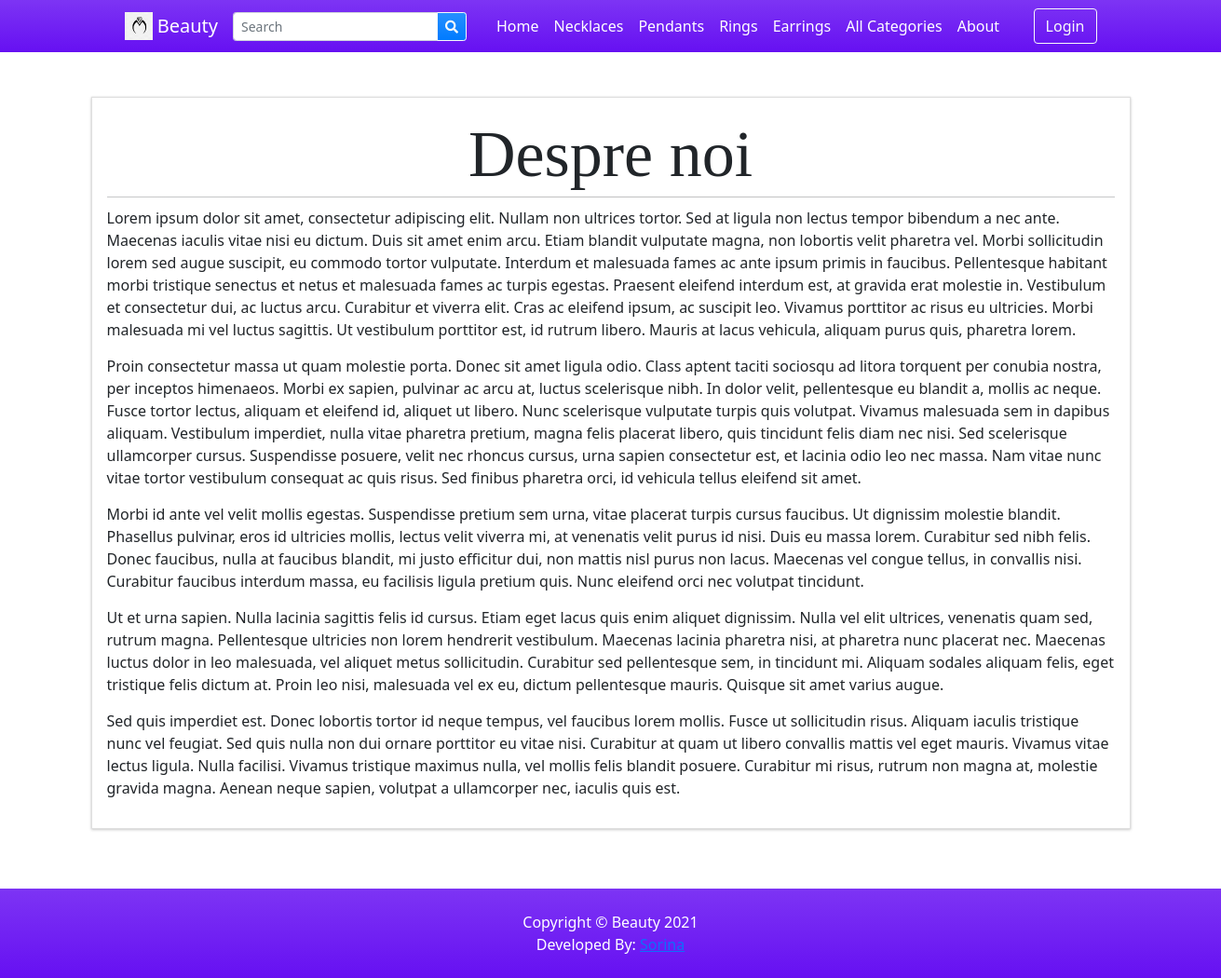
The page /?p=about on the database its author committed.
### tables this page shows
CREATE TABLE `categories` (
  `id` int(30) NOT NULL,
  `category` varchar(250) NOT NULL,
  `description` text DEFAULT NULL,
  `status` tinyint(1) NOT NULL DEFAULT 1,
  `delete_flag` tinyint(1) NOT NULL DEFAULT 0,
  `date_created` datetime NOT NULL DEFAULT current_timestamp()
);

### classes/DBConnection.php (called while the page is built, shortened)
<?php
class DBConnection{
    private $host = DB_SERVER;
    private $username = DB_USERNAME;
    private $password = DB_PASSWORD;
    private $database = DB_NAME;
    public $conn;
    public function __construct(){
        if (!isset($this->conn)) {
            $this->conn = new mysqli($this->host, $this->username, $this->password, $this->database);
        }
    }
}
?>

### classes/SystemSettings.php (called while the page is built, shortened)
<?php
class SystemSettings extends DBConnection{
	function userdata($field = ''){
		if(!empty($field)){
			if(isset($_SESSION['userdata'][$field]))
				return $_SESSION['userdata'][$field];
			else
				return null;
		}else{
			return false;
		}
	}
	function info($field=''){
		if(!empty($field)){
			if(isset($_SESSION['system_info'][$field]))
				return $_SESSION['system_info'][$field];
			else
				return false;
		}else{
			return false;
		}
	}
}
$_settings = new SystemSettings();
?>

### config.php (called while the page is built, shortened)
<?php
require_once('classes/DBConnection.php');
require_once('classes/SystemSettings.php');
function validate_image($file){
	if(!empty($file)){
        $ex = explode("?",$file);
        $file = $ex[0];
        $ts = isset($ex[1]) ? "?".$ex[1] : '';
		if(is_file(base_app.$file)){
			return base_url.$file.$ts;
		}else{
			return base_url.'dist/img/no-image-available.png';
		}
	}else{
		return base_url.'dist/img/no-image-available.png';
	}
}
?>

### inc/topBarNav.php (the view, shortened to what this page needs)
<nav class="navbar navbar-expand-lg navbar-dark bg-gradient-indigo">
            <div class="container px-4 px-lg-5 ">
                <a class="navbar-brand" href="./">
                <img src="<?php echo validate_image($_settings->info('logo')) ?>" width="30" height="30" class="d-inline-block align-top" alt="" loading="lazy">
                <?php echo $_settings->info('short_name') ?>
                </a>
                <form class="form-inline" id="search-form">
                  <div class="input-group">
                    <input class="form-control form-control-sm form " type="search" placeholder="Search" aria-label="Search" name="search"  value="<?php echo isset($_GET['search']) ? $_GET['search'] : "" ?>"  aria-describedby="button-addon2">
                    <div class="input-group-append">
                      <button class="btn btn-outline-light bg-gradient-blue btn-sm m-0" type="submit" id="button-addon2"><i class="fa fa-search"></i></button>
                    </div>
                  </div>
                </form>
                <div class="collapse navbar-collapse" id="navbarSupportedContent">
                    <ul class="navbar-nav me-auto mb-2 mb-lg-0 ms-lg-4">
                        <li class="nav-item"><a class="nav-link text-white" aria-current="page" href="./">Home</a></li>
                        <?php
                        $cat_qry = $conn->query("SELECT * FROM categories where status = 1  limit 4");
                        $count_cats =$conn->query("SELECT * FROM categories where status = 1 ")->num_rows;
                        while($crow = $cat_qry->fetch_assoc()):
                        ?>
                        <li class="nav-item"><a class="nav-link text-white" aria-current="page" href="./?p=products&c=<?php echo md5($crow['id']) ?>"><?php echo $crow['category'] ?></a></li>
                        <?php endwhile; ?>
                        <?php if($count_cats > 3): ?>
                        <li class="nav-item"><a class="nav-link text-white" href="./?p=view_categories">All Categories</a></li>
                        <?php endif; ?>
                        <li class="nav-item"><a class="nav-link text-white" href="./?p=about">About</a></li>
                    </ul>
                    <div class="d-flex align-items-center">
                      <?php if($_settings->userdata('id') > 0 && $_settings->userdata('login_type') == 2): ?>
                        <a class="text-dark mr-2 nav-link text-white" href="./?p=cart">
                            <i class="bi-cart-fill me-1"></i>
                            Cart
                            <span class="badge bg-dark text-white ms-1 rounded-pill" id="cart-count">
                              <?php
                                $count = $conn->query("SELECT SUM(quantity) as items from `cart` where client_id =".$_settings->userdata('id'))->fetch_assoc()['items'];
                                echo ($count > 0 ? $count : 0);
                              ?>
                            </span>
                        </a>
                            <a href="./?p=my_account" class="text-dark  nav-link text-white"><b> Hi, <?php echo $_settings->userdata('firstname')?>!</b></a>
                            <a href="logout.php" class="text-dark  nav-link text-white"><i class="fa fa-sign-out-alt"></i></a>
                        <?php else: ?>
                        <button class="btn btn-outline-light ml-2" id="login-btn" type="button">Login</button>
                        <?php endif; ?>
                    </div>
                </div>
            </div>
        </nav>

### rows shown on the page
categories: category "Necklaces"
categories: category "Pendants"
categories: category "Rings"
categories: category "Earrings"

### other values the page prints
$_settings->info('short_name') "Beauty"
